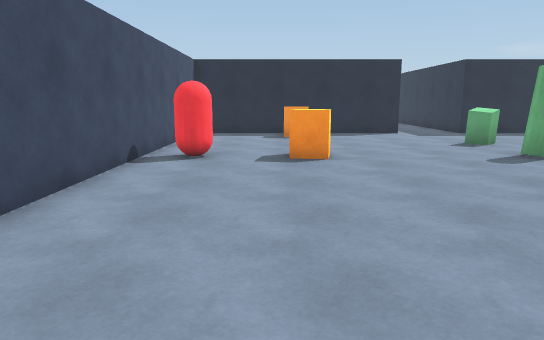
[1] (above)

18 first-person views from a walk through a scene from a Unity 3-D project. The camera is 1.4 m above the floor, tilts 10° down and sees 70° across. The floor is counted in squares, 1 m on a side. Each view is taken from the middle of a square. On the plan, view 1 faces up. The plan holds only what a view shows up to about 16 squares ahead; the rest is blank. The place goes on beyond the plan.

[2]
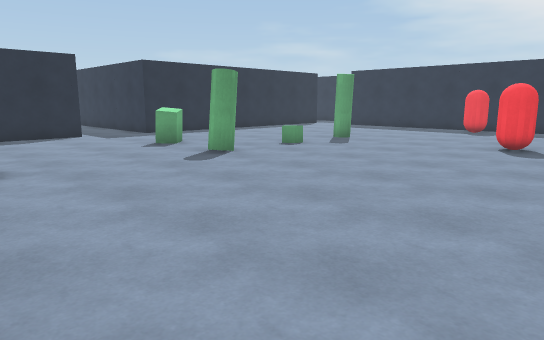

[3]
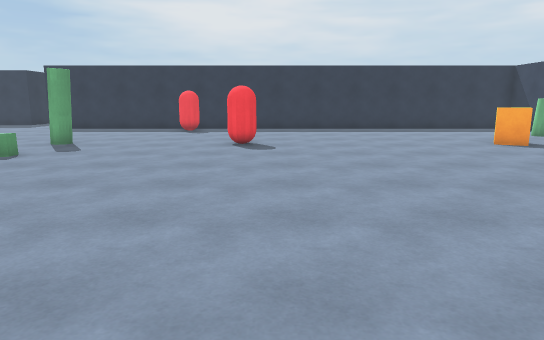

[4]
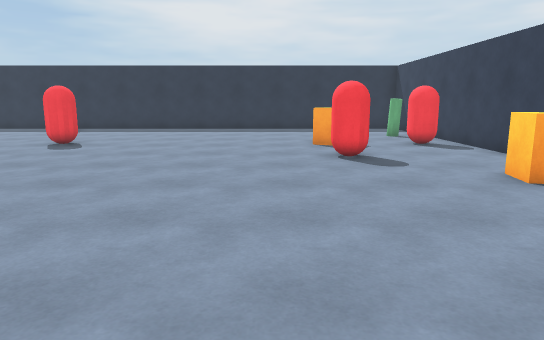

[5]
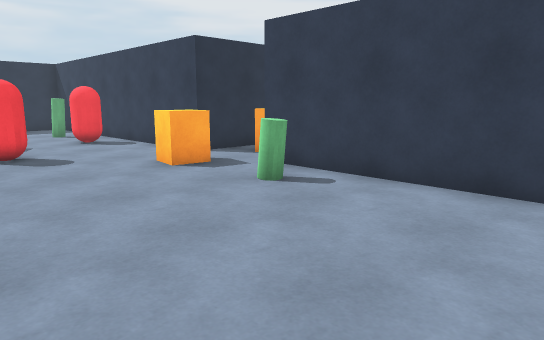

[6]
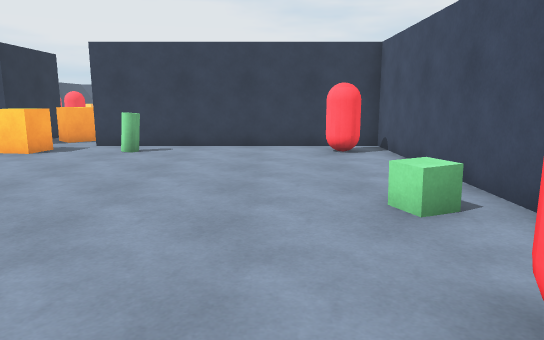

[7]
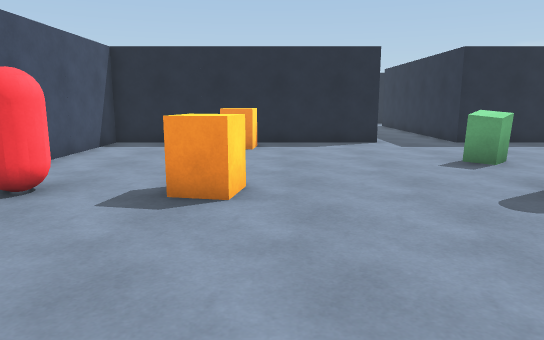

[8]
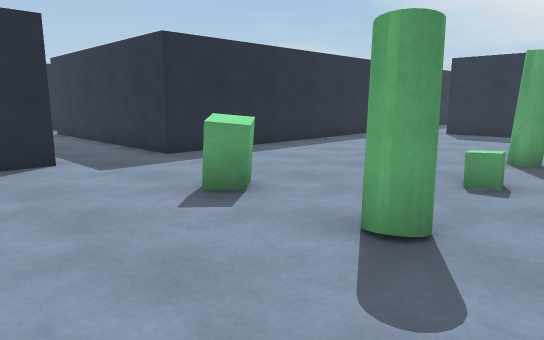

[9]
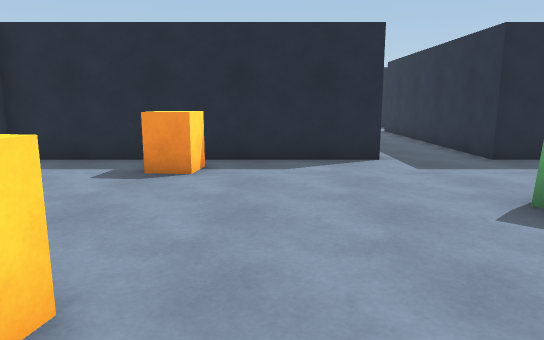

[10]
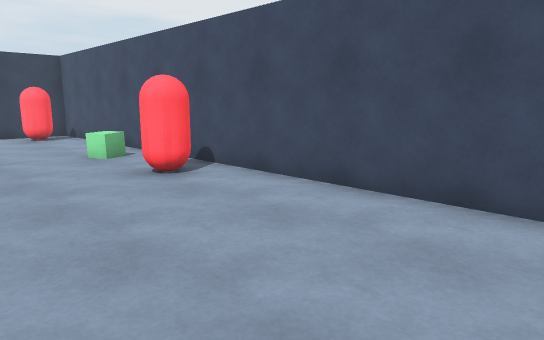

[11]
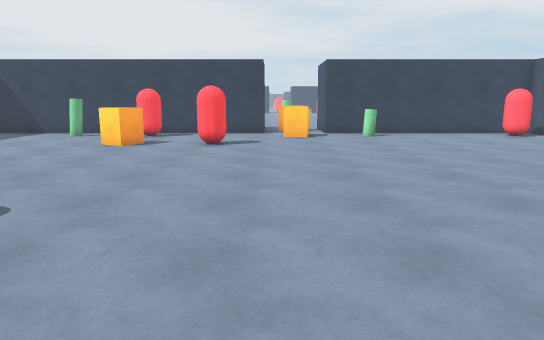

[12]
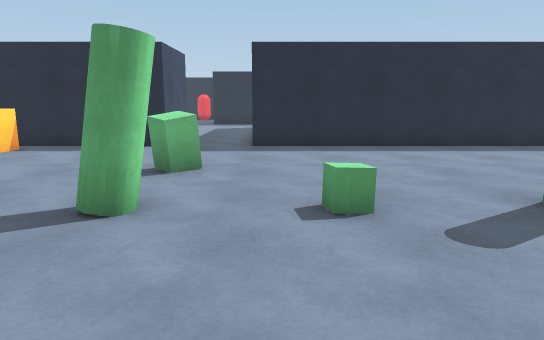

[13]
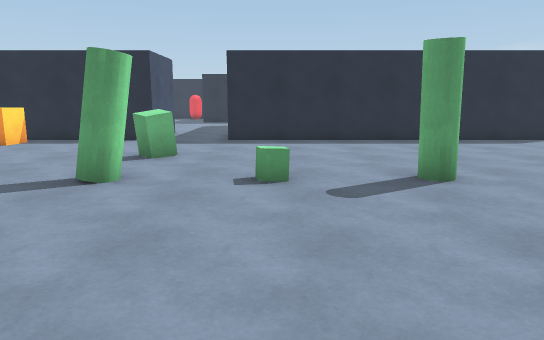

[14]
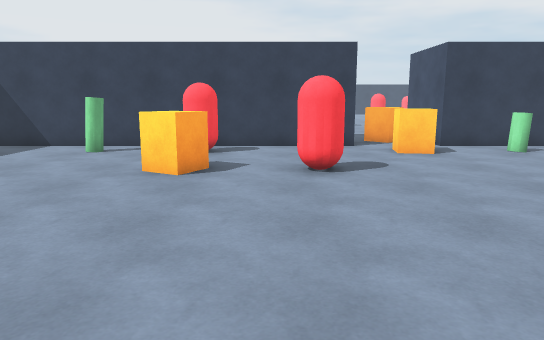

[15]
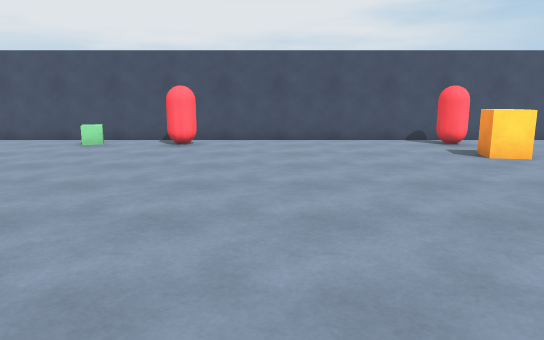

[16]
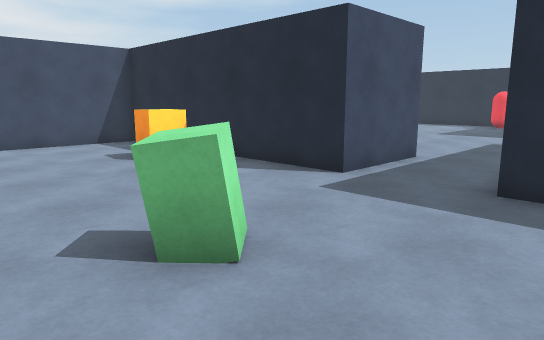

[17]
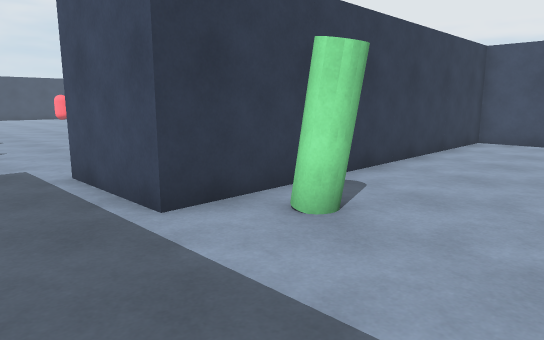

[18]
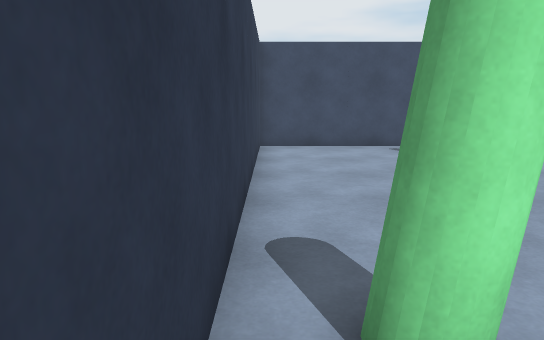

### Floor plan
Points are (right, up) in squares from view 1. A wall is a line through its corners. A room is listed if a view was taken in it or the views show most of it. See-through windows are left out.
Room 1 (views 1, 2, 3, 4, 5, 6, 7, 8, 9, 10, 11, 12, 13, 14, 15, 16, 17, 18)
walls: (7.1, 9.6) (7, 9.6); (6.5, 10.1) (6.9, 10.4); (7.4, 9.9) (7.1, 9.6) (6.7, 9.7); (7, 13.6) (7.5, 13) (7, 12.5) (6.4, 13.1); (16.5, 17.4) (8.4, 17.4) (8.4, 25.5); (4.3, 22.1) (4.3, 21.9); (4.1, 22.4) (4.4, 22) (4.2, 21.6); (8.4, -12.6) (8.4, -9.4) (16.5, -9.4); (-6.4, 25.4) (-6.4, 20.6) (5.6, 20.6) (5.6, 17.4) (-3.4, 17.4) (-3.4, -9.4) (5.6, -9.4) (5.6, -12.6)
low walls: (9.8, 9.6) (9.7, 10.3); (10.4, 9.9) (9.7, 9.8); (-2.4, -1.8) (-1.8, -1.6) (-1.5, -2.3)
objects: other object (-2, -8); other object (-2, 1); other object (-2, 10); other object (1, 10); other object (1, 16); other object (7, -11); other object (7, -8); other object (10, -5); other object (13, -8); other object (13, -5); other object (13, 4)

Positions as (right, up) in squares from view 1, and headings:
1: (0, 0), facing up
2: (0, 1), facing up-right
3: (0, 3), facing right
4: (0, -3), facing right
5: (-1, -3), facing down-right
6: (0, 3), facing down
7: (2, 4), facing up
8: (3, 8), facing up-right
9: (3, 8), facing up
10: (2, 8), facing down-left
11: (8, 8), facing down
12: (9, 5), facing up
13: (10, 3), facing up
14: (11, 3), facing down
15: (11, 4), facing left
16: (10, 11), facing up-left
17: (8, 25), facing down-left
18: (6, 21), facing left
